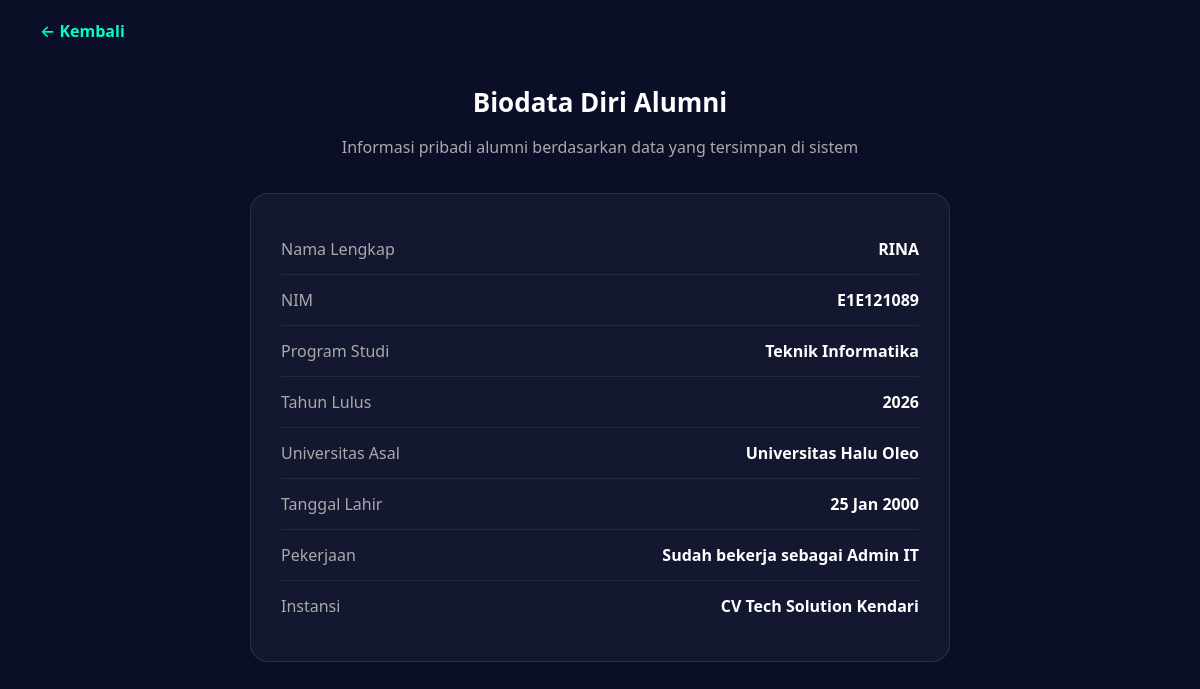
/biodata_alumni.php (signed in), run on the app's committed database.
### tables this page shows
CREATE TABLE `profil_alumni` (
  `id_alumni` int(50) NOT NULL,
  `id_user` int(50) NOT NULL,
  `nama` varchar(100) NOT NULL,
  `nim` varchar(20) NOT NULL,
  `tahun_lulus` year(4) NOT NULL,
  `program_studi` varchar(100) NOT NULL,
  `asal_universitas` varchar(100) NOT NULL,
  `pekerjaan` varchar(100) DEFAULT NULL,
  `instansi` varchar(100) DEFAULT NULL,
  `tanggal_lahir` date NOT NULL
);

### biodata_alumni.php (the view, shortened to what this page needs)
<?php
include 'koneksi.php';
$id_user = $_SESSION['id_user'];
$stmt = mysqli_prepare($conn, "
    SELECT
        nama,
        nim,
        tahun_lulus,
        program_studi,
        asal_universitas,
        pekerjaan,
        instansi,
        tanggal_lahir
    FROM profil_alumni
    WHERE id_user = ?
");
mysqli_stmt_bind_param($stmt, "i", $id_user);
mysqli_stmt_execute($stmt);
$result = mysqli_stmt_get_result($stmt);
$data = mysqli_fetch_assoc($result);
?>
<!DOCTYPE html>
<html lang="id">
<head>
    <link rel="stylesheet" href="biodata_alumni.css">
</head>
<body>
<nav class="nav-simple">
    <a href="halutama.php">← Kembali</a>
</nav>
<div class="profile-container">
    <h2 class="profile-title">Biodata Diri Alumni</h2>
    <p class="profile-subtitle">
        Informasi pribadi alumni berdasarkan data yang tersimpan di sistem
    </p>
    <div class="profile-card">
        <div class="profile-row">
            <span class="label">Nama Lengkap</span>
            <span class="value"><?= htmlspecialchars($data['nama']); ?></span>
        </div>
        <div class="profile-row">
            <span class="label">NIM</span>
            <span class="value"><?= htmlspecialchars($data['nim']); ?></span>
        </div>
        <div class="profile-row">
            <span class="label">Program Studi</span>
            <span class="value"><?= htmlspecialchars($data['program_studi']); ?></span>
        </div>
        <div class="profile-row">
            <span class="label">Tahun Lulus</span>
            <span class="value"><?= htmlspecialchars($data['tahun_lulus']); ?></span>
        </div>
        <div class="profile-row">
            <span class="label">Universitas Asal</span>
            <span class="value"><?= htmlspecialchars($data['asal_universitas']); ?></span>
        </div>
        <div class="profile-row">
            <span class="label">Tanggal Lahir</span>
            <span class="value">
                <?= date('d M Y', strtotime($data['tanggal_lahir'])); ?>
            </span>
        </div>
        <div class="profile-row">
            <span class="label">Pekerjaan</span>
            <span class="value">
                <?= htmlspecialchars($data['pekerjaan'] ?: 'Belum bekerja'); ?>
            </span>
        </div>
        <div class="profile-row">
            <span class="label">Instansi</span>
            <span class="value">
                <?= htmlspecialchars($data['instansi'] ?: '-'); ?>
            </span>
        </div>
    </div>
</div>
</body>
</html>

### biodata_alumni.css (style rules this page uses)
body { margin: 0; background: #0a0e27; color: #fff; font-family: system-ui, -apple-system, BlinkMacSystemFont, sans-serif; }
.nav-simple { padding: 20px 40px; }
.nav-simple a { color: #00ffcc; text-decoration: none; font-weight: 600; }
.profile-container { max-width: 700px; margin: 20px auto 60px; padding: 0 20px; }
.profile-title { text-align: center; margin-bottom: 5px; font-size: 26px; }
.profile-subtitle { text-align: center; color: #aaa; margin-bottom: 35px; }
.profile-card { background: rgba(255,255,255,0.04); border: 1px solid rgba(255,255,255,0.1); border-radius: 18px; padding: 30px; }
.profile-row { display: flex; justify-content: space-between; padding: 14px 0; border-bottom: 1px solid rgba(255,255,255,0.08); }
.profile-row:last-child { border-bottom: none; }
.label { color: #aaa; font-weight: 500; }
.value { font-weight: 600; text-align: right; max-width: 60%; }

### data on the page
profil_alumni: nama "RINA", nim "E1E121089", program_studi "Teknik Informatika", tahun_lulus "2026", asal_universitas "Universitas Halu Oleo", tanggal_lahir "25 Jan 2000", pekerjaan "Sudah bekerja sebagai Admin IT", instansi "CV Tech Solution Kendari"
